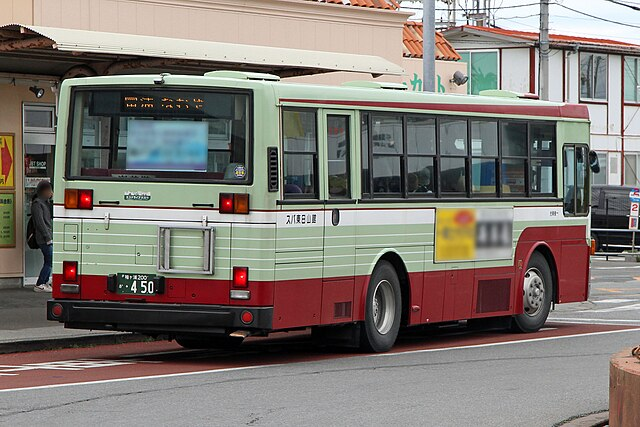
#> input picture Lab2/bus.jpg, 640 x 427 px
$ jupyter execute Lab2.ipynb
#> lines starting #> are read from the running program, lines starting #| are printed output that depends on the picture
# Lab 2
#### Introduction to Computer Vision, prof. Cho

## Problem 1: Simple Image Processing

[cell 1]
import cv2 as cv
import sys
import matplotlib.pyplot as plt
import numpy as np

bus = cv.imread('bus.jpg')
#> bus is the input picture: shape (427, 640, 3); mean B, G, R 116.4, 122.4, 129
bus_rgb = cv.cvtColor(bus, cv.COLOR_BGR2RGB)        # To plot using matplotlib

if bus is None:
    sys.exit('File not found')

print('Image Size =', bus.shape)        # (height, width, channel)
#| Image Size = (427, 640, 3)

[cell 2]
bus_gray = cv.cvtColor(bus, cv.COLOR_BGR2GRAY)
cv.imwrite('bus_gray.jpg', bus_gray)

bus_crop = bus[250:360, 350:410]
bus_crop_rgb = cv.cvtColor(bus_crop, cv.COLOR_BGR2RGB)      # To plot using matplotlib

plt.subplot(1,3,1)
plt.imshow(bus_rgb)
plt.title('bus')
plt.axis('off')

plt.subplot(1,3,2)
plt.imshow(bus_gray, cmap='gray')
plt.title('bus_gray')
plt.axis('off')

plt.subplot(1,3,3)
plt.imshow(bus_crop_rgb)
plt.title('bus_crop')
plt.axis('off')

plt.tight_layout()
plt.show()

## Problem 2: Image Smoothing

### 2D Convolution (Image Filtering)

[cell 3]
kernel = np.ones((5,5), np.float32) / 25        # mean filter
average = cv.filter2D(bus, -1, kernel)
average = cv.cvtColor(average, cv.COLOR_BGR2RGB)        # to plot using matplotlib
average_gray = cv.filter2D(bus_gray, -1, kernel)

plt.subplot(2,2,1)
plt.imshow(bus_rgb)
plt.title('bus_rgb')
plt.axis('off')

plt.subplot(2,2,2)
plt.imshow(average)
plt.title('bus averaging')
plt.axis('off')

plt.subplot(2,2,3)
plt.imshow(bus_gray, cmap='gray')
plt.title('bus_gray')
plt.axis('off')

plt.subplot(2,2,4)
plt.imshow(average_gray, cmap='gray')
plt.title('bus_gray averaging')
plt.axis('off')

plt.tight_layout()
plt.show()

### Gaussian Blurring

[cell 4]
gau1 = cv.GaussianBlur(bus_gray, (5,5), 1)
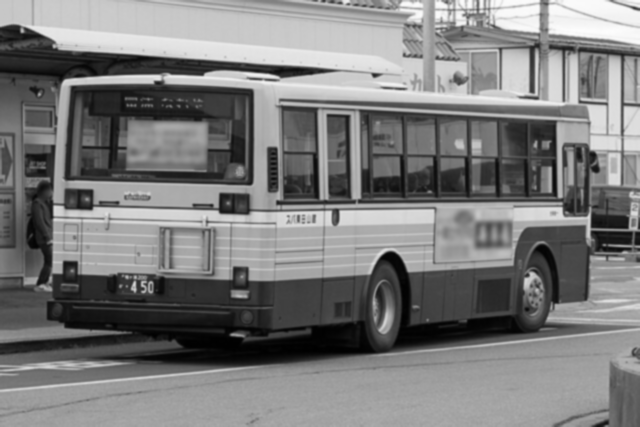
#> gau1: shape (427, 640); min 0, max 253, mean 123.7
gau2 = cv.GaussianBlur(bus_gray, (5,5), 3)
gau3 = cv.GaussianBlur(bus_gray, (0,0), 7)      # kernel size is dependent on sigma
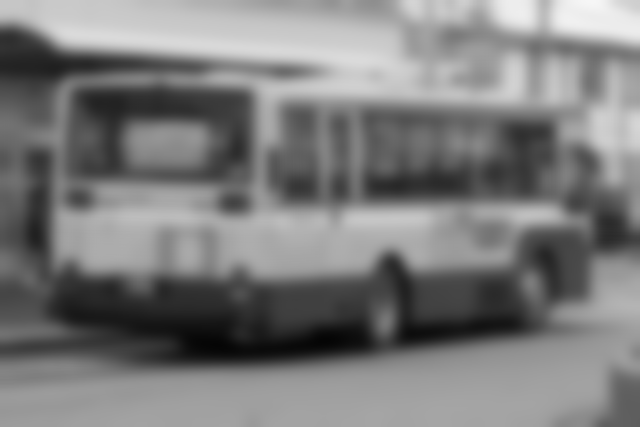
#> gau3: shape (427, 640); min 5, max 246, mean 123.7

gau_list = [bus_gray, gau1, gau2, gau3]
gau_titles = ['bus_gray', 'kernel=(5,5), sigma=1', 'kernel=(5,5), sigma=3', 'kernel=(0,0), sigma=7']

for i in range(4):
    plt.subplot(2,2,i+1)
    plt.imshow(gau_list[i], cmap='gray')
    plt.title(gau_titles[i])
    plt.axis('off')

plt.tight_layout()
plt.show()

## Problem 3: Image Gradients

### Sobel

[cell 5]
sobelx = cv.Sobel(bus_gray, -1, 1, 0, 3)        # input should be gray scale image
sobely = cv.Sobel(bus_gray, -1, 0, 1, 3)

abs_grad_x = cv.convertScaleAbs(sobelx)
abs_grad_y = cv.convertScaleAbs(sobely)
sobel = cv.addWeighted(abs_grad_x, 0.5, abs_grad_y, 0.5, 0)
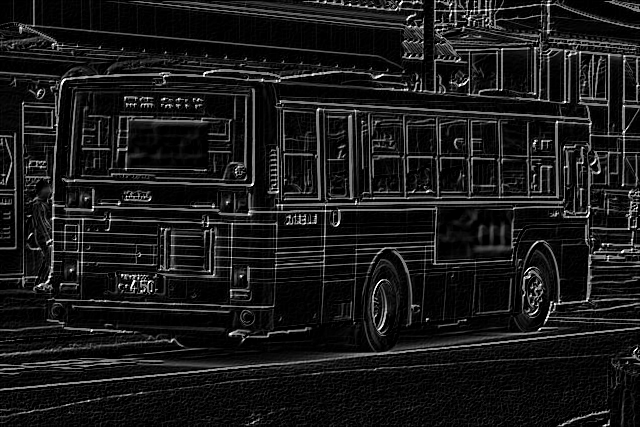
#> sobel: shape (427, 640); min 0, max 255, mean 25.1

sobel_list = [bus_gray, sobel, sobelx, sobely]
sobel_titles = ['bus_gray', 'sobel', 'sobelx', 'sobely']

for i in range(4):
    plt.subplot(2,2,i+1)
    plt.imshow(sobel_list[i], cmap='gray')
    plt.title(sobel_titles[i])
    plt.axis('off')

plt.tight_layout()
plt.show()

### Canny

[cell 6]
threshold1, threshold2 = 0, 450

canny_bus = cv.Canny(bus, threshold1, threshold2)
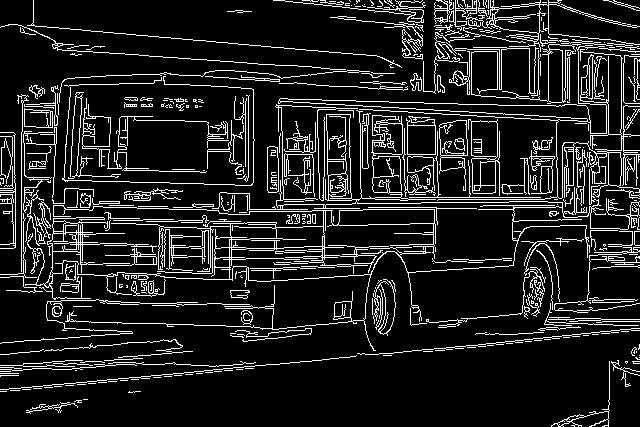
#> canny_bus: shape (427, 640); 12.3% white in thin lines or dots
canny_bus_rgb = cv.cvtColor(canny_bus, cv.COLOR_BGR2RGB)
#> canny_bus_rgb: shape (427, 640, 3); 12.3% white in thin lines or dots

plt.subplot(1,2,1)
plt.imshow(bus_rgb)
plt.title('bus')
plt.axis('off')

plt.subplot(1,2,2)
plt.imshow(canny_bus_rgb)
plt.title('canny_bus')
plt.axis('off')

plt.tight_layout()
plt.show()

### Laplacian Filter

[cell 7]
laplacian = cv.Laplacian(bus_gray, cv.CV_8U, ksize=3)       # 8U means 8-bit unsigned

mask1 = np.array([[0, -1, 0],
                  [-1, 4, -1],
                  [0, -1, 0]])
mask2 = np.array([[1, 1, 1],
                  [1, -8, 1],
                  [1, 1, 1]])
mask3 = np.array([[-1, -1, -1],
                  [-1, 8, -1],
                  [-1, -1, -1]])

laplacian1 = cv.filter2D(bus_gray, -1, mask1)
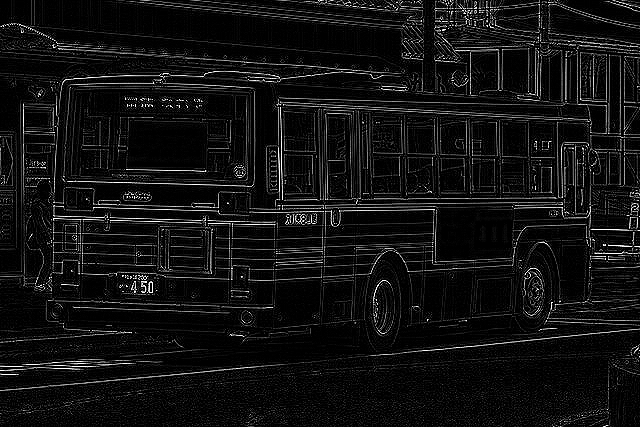
#> laplacian1: shape (427, 640); min 0, max 255, mean 17.4
laplacian2 = cv.filter2D(bus_gray, -1, mask2)
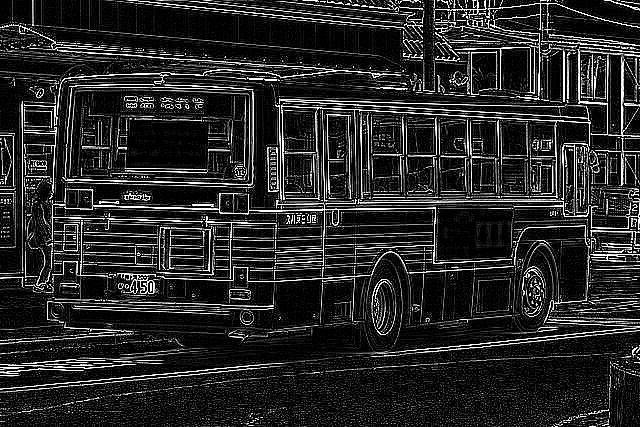
#> laplacian2: shape (427, 640); min 0, max 255, mean 38.7
laplacian3 = cv.filter2D(bus_gray, -1, mask3)
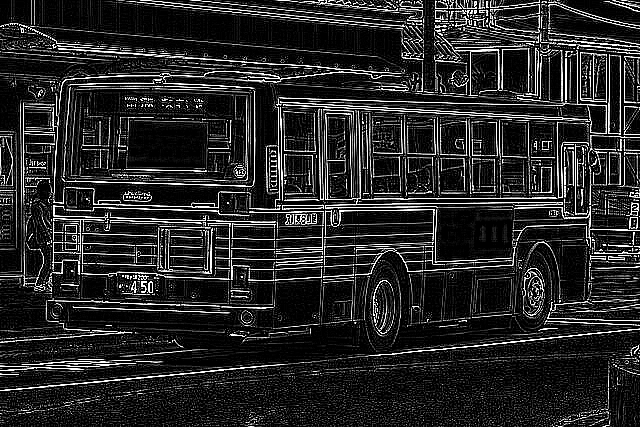
#> laplacian3: shape (427, 640); min 0, max 255, mean 38.5

laplacian_list = [bus_gray, laplacian1, laplacian2, laplacian3]
laplacian_titles = ['bus_gray', 'laplacian1', 'laplacian2', 'laplacian3']

for i in range(4):
    plt.subplot(2,2,i+1)
    plt.imshow(laplacian_list[i], cmap='gray')
    plt.title(laplacian_titles[i])
    plt.axis('off')

plt.tight_layout()
plt.show()

## Problem 4

### Image Pyramid

[cell 8]
moon = cv.imread('moon.jpg')
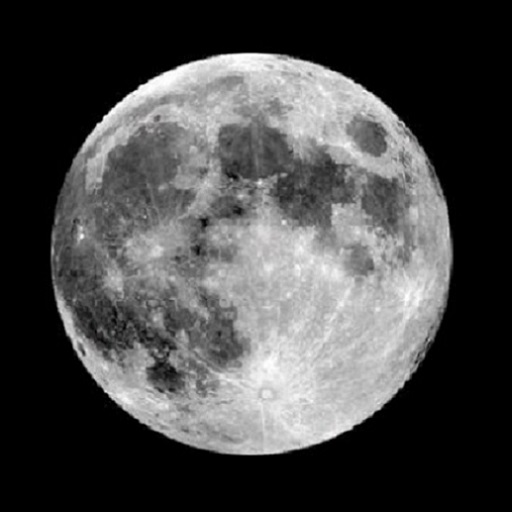
#> input picture Lab2/moon.jpg, 512 x 512 px
#> moon is the input picture: shape (512, 512, 3); mean B, G, R 73.5, 73.5, 73.6
moon_h, moon_w, _ = moon.shape
#> moon_h = 512; moon_w = 512

moon_small = cv.pyrDown(moon)
moon_big = cv.pyrUp(moon)

moon_small_h, moon_small_w, _ = moon_small.shape
#> moon_small_h = 256; moon_small_w = 256
moon_big_h, moon_big_w, _ = moon_big.shape
#> moon_big_h = 1024; moon_big_w = 1024

plt.figure(figsize=(moon_small_w / 100, moon_small_h / 100))
plt.imshow(cv.cvtColor(moon_small, cv.COLOR_BGR2RGB))
plt.title('moon_small')
plt.axis('off')

plt.figure(figsize=(moon_w / 100, moon_h / 100))
plt.imshow(cv.cvtColor(moon, cv.COLOR_BGR2RGB))
plt.title('moon')
plt.axis('off')

plt.figure(figsize=(moon_big_w / 100, moon_big_h / 100))
plt.imshow(cv.cvtColor(moon_big, cv.COLOR_BGR2RGB))
plt.title('moon_big')
plt.axis('off')

plt.show()

### Image Blending

[cell 9]
sun = cv.imread('sun.png')      # sun(512, 512, 3), moon(512, 512, 3)
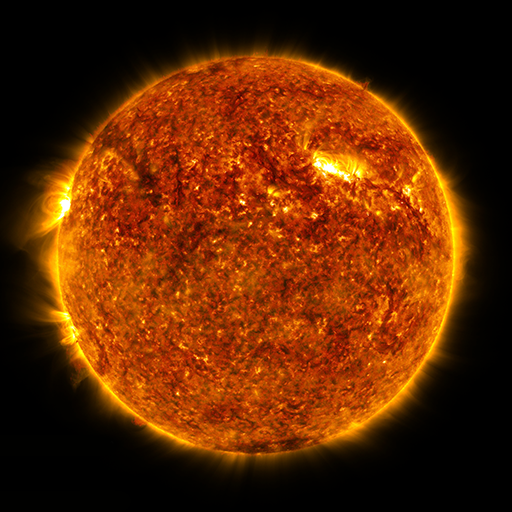
#> input picture Lab2/sun.png, 512 x 512 px
#> sun is the input picture: shape (512, 512, 3); mean B, G, R 2.2, 39.8, 97.3
sun_moon = np.hstack((sun[:, :256], moon[:, 256:]))

# Generate Gaussian pyramid for sun
sun_copy = sun.copy()
gp_sun = [sun_copy]
for i in range(6):
    sun_copy = cv.pyrDown(sun_copy)
    gp_sun.append(sun_copy)
#> after the loop, gp_sun = 7 items

# Generate Gaussian pyramid for moon
moon_copy = moon.copy()
gp_moon = [moon_copy]
for i in range(6):
    moon_copy = cv.pyrDown(moon_copy)
    gp_moon.append(moon_copy)
#> after the loop, gp_moon = 7 items

# Generate Laplacian pyramid for sun
sun_copy = gp_sun[5]
lp_sun = [sun_copy]
for i in range(5, 0, -1):
    gaussian_expanded = cv.pyrUp(gp_sun[i])
    laplacian = cv.subtract(gp_sun[i-1], gaussian_expanded)
    lp_sun.append(laplacian)
#> after the loop, lp_sun = 6 items

# Generate Laplacian pyramid for moon
moon_copy = gp_moon[5]
lp_moon = [moon_copy]
for i in range(5, 0, -1):
    gaussian_expanded = cv.pyrUp(gp_moon[i])
    laplacian = cv.subtract(gp_moon[i-1], gaussian_expanded)
    lp_moon.append(laplacian)
#> after the loop, lp_moon = 6 items

# Add left and right halves of images in each level
sun_moon_pyramid = []
n = 0
for sun_lap, moon_lap in zip(lp_sun, lp_moon):
    n += 1
    rows, cols, ch = sun_lap.shape
    laplacian = np.hstack((sun_lap[:, 0:int(cols/2)], moon_lap[:, int(cols/2):]))
    sun_moon_pyramid.append(laplacian)
#> this loop made 6 passes
#> (rows, cols) on passes 1 to 6: (16, 16), (32, 32), (64, 64), (128, 128), (256, 256), (512, 512)
#> pass 2, `laplacian = np.hstack((sun_lap[:, 0:int(cols/2)], moon_lap[:, int(cols..`:
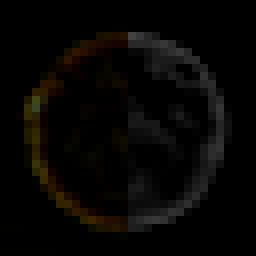
#> laplacian: shape (32, 32, 3) (shown 8 times larger); mean of channels 0, 1, 2 4, 5.8, 7.1; drawn as B, G, R
#> after the loop, n = 6; sun_moon_pyramid = 6 items

# New construct
sun_moon_reconstruct = sun_moon_pyramid[0]
for i in range(1, 6):
    sun_moon_reconstruct = cv.pyrUp(sun_moon_reconstruct)
    sun_moon_reconstruct = cv.add(sun_moon_pyramid[i], sun_moon_reconstruct)

blending_list = [sun, moon, sun_moon, sun_moon_reconstruct]
blending_titles = ['sun', 'moon', 'sun_moon', 'sun_moon_reconstruct']

for i in range(4):
    plt.subplot(2,2,i+1)
    plt.imshow(cv.cvtColor(blending_list[i], cv.COLOR_BGR2RGB))
    plt.title(blending_titles[i])
    plt.axis('off')

plt.tight_layout()
plt.show()
